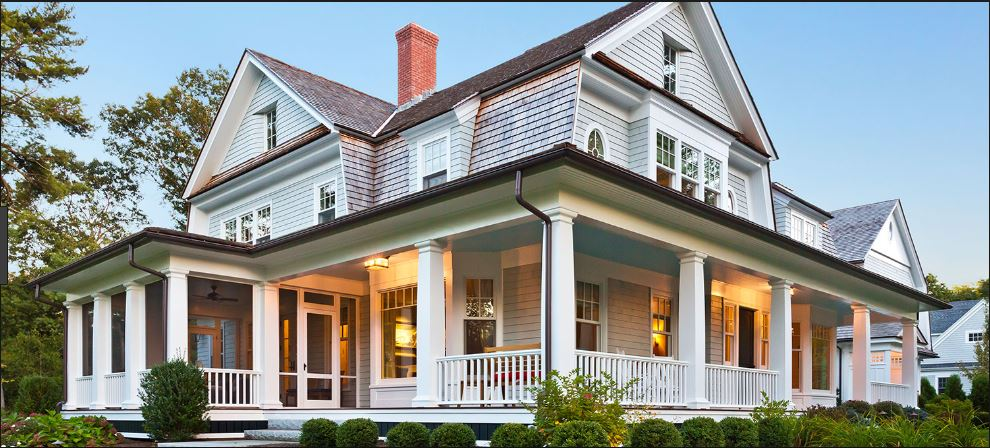
#> input picture OpenCV_Python_Tutorials/04. Image Processing in OpenCV/home.jpg, 990 x 448 px; the run also reads 2 pictures not shown here
$ jupyter execute 10_Histograms_in_OpenCV.ipynb   (shell and % lines are left out)
#> lines starting #> are read from the running program, lines starting #| are printed output that depends on the picture
### OpenCV_Python_Tutorials/04. Image Processing in OpenCV/bonghanUtil.py
import cv2 as cv
import numpy as np

def showImage(image, title = 'result'):
    cv.imshow(title, image)
    cv.waitKey(0)
    cv.destroyAllWindows()
    cv.waitKey(1)

def saveImage(title, image):
    cv.imwrite(title, image)

### OpenCV_Python_Tutorials/04. Image Processing in OpenCV/10_Histograms_in_OpenCV.ipynb
### Histograms in OpenCV
All about histograms in OpenCV

#### Histograms - 1 : Find, Plot, Analyze !!!
Learn the basics of histograms

##### 목표
Learn to

* Find histograms, using both OpenCV and Numpy functions
* Plot histograms, using OpenCV and Matplotlib functions
* You will see these functions : [cv.calcHist()](https://docs.opencv.org/3.4/d6/dc7/group__imgproc__hist.html#ga4b2b5fd75503ff9e6844cc4dcdaed35d), np.histogram() etc.

##### Theory
그래서 히스토그램이란 무엇입니까? 히스토그램을 그래프 또는 플롯으로 생각하면 이미지의 강도 분포에 대한 전반적인 아이디어를 얻을 수 있습니다. 이것은 X 축에서 픽셀 값 (0에서 255까지의 범위, 항상은 아님)과 Y 축의 이미지에서 해당 픽셀 수를 갖는 플롯입니다.

이것은 이미지를 이해하는 또 다른 방법 일뿐입니다. 이미지의 히스토그램을 보면 이미지의 대비, 밝기, 강도 분포 등에 대한 직감을 얻을 수 있습니다. 오늘날 거의 모든 이미지 처리 도구는 히스토그램에 기능을 제공합니다. 아래는 Cambridge in Color 웹 사이트 의 이미지입니다 . 자세한 내용은 해당 사이트를 방문하시기 바랍니다

이미지와 그 히스토그램을 볼 수 있습니다. 이 히스토그램은 컬러 이미지가 아닌 회색 음영 이미지에 사용됩니다. 히스토그램의 왼쪽 영역은 이미지에서 어두운 픽셀의 양을 표시하고 오른쪽 영역은 밝은 픽셀의 양을 보여줍니다. 히스토그램을 보면 어두운 영역이 밝은 영역 이상이고 중간 톤 (중간 범위의 픽셀 값, 약 127 정도)의 양이 매우 적음을 알 수 있습니다.

##### 히스토그램 찾기
이제 우리는 히스토그램이 무엇인지에 대한 아이디어를 얻었습니다.이를 어떻게 찾을 수 있는지 살펴볼 수 있습니다. OpenCV와 Numpy 모두이 기능을 내장하고 있습니다. 이러한 함수를 사용하기 전에 히스토그램과 관련된 용어를 이해해야합니다.

**BINS** : 위의 히스토그램은 모든 픽셀 값의 픽셀 수를 보여줍니다. 즉, 0에서 255까지입니다. 즉 위의 히스토그램을 표시하려면 256 개의 값이 필요합니다. 그러나 모든 픽셀 값의 픽셀 수를 따로 따로 구하지 않고 픽셀 값 간격의 픽셀 수를 찾을 필요가 없다면 어떻게할까요? 예를 들어, 0에서 15, 16에서 31, ..., 240에서 255 사이의 픽셀 수를 찾아야합니다. 히스토그램을 표시하려면 16 개의 값만 필요합니다. 그리고 그것은 히스토그램에 대한 OpenCV 자습서에 제공된 예제에 표시된 것입니다 .

그래서 당신은 단순히 전체 히스토그램을 16 개의 하위 파트로 나누고 각 하위 파트의 값은 모든 하위 픽셀의 합계입니다. 이 각 하위 부분을 "BIN"이라고합니다. 첫 번째 경우 빈의 수는 256 개 (각 픽셀 당 하나) 두 번째 경우는 16 개입니다 . **BINS** 는 OpenCV 문서에서 **histSize** 라는 용어로 표현됩니다 .

**DIMS** : 우리가 데이터를 수집하는 매개 변수의 수입니다. 이 경우, 우리는 단지 하나의 것, 강도 값에 관한 데이터를 수집합니다. 그래서 여기에 1입니다.

범위 : 측정하려는 강도 값의 범위입니다. 일반적으로 그것은 [0,256], 즉 모든 강도 값입니다.

###### 1.OpenCV의 히스토그램 계산
이제 cv.calcHist () 함수를 사용 하여 히스토그램을 찾습니다. 함수와 매개 변수에 익숙해 지자.

> cv.calcHist(images, channels, mask, histSize, ranges[, hist[, accumulate]])

1. images : uint8 또는 float32 유형의 소스 이미지입니다. 대괄호 ( "[img]")로 표시해야합니다.
2. 채널 : 대괄호 안에도 표시됩니다. 히스토그램을 계산하는 채널의 인덱스입니다. 예를 들어 입력이 회색 명암 이미지 인 경우 그 값은 [0]입니다. 컬러 이미지의 경우 [0], [1] 또는 [2]를 전달하여 청색, 녹색 또는 적색 채널의 히스토그램을 각각 계산할 수 있습니다.
3. 마스크 : 마스크 이미지. 전체 이미지의 막대 그래프를 찾으려면 "없음"으로 표시됩니다. 그러나 특정 이미지 영역의 히스토그램을 찾으려면 마스크 이미지를 만들어 마스크로 제공해야합니다. (나중에 예제를 보여줄 것입니다.)
4. histSize : BIN 수를 나타냅니다. 대괄호로 묶여 있어야합니다. 풀 스케일의 경우 [256]을 전달합니다.
5. 범위 : 이것이 우리 범위입니다. 일반적으로 [0,256]입니다.

먼저 샘플 이미지부터 시작해 보겠습니다. 그레이 스케일 모드로 이미지를로드하고 전체 히스토그램을 찾으십시오.

###### 2. Numpy에서의 히스토그램 계산
Numpy는 또한 np.histogram () 함수를 제공합니다 . 따라서 calcHist () 함수 대신 다음 줄을 시도해 볼 수 있습니다

[cell 1]
import cv2 as cv
import numpy as np
from matplotlib import pyplot as plt

img  = cv.imread('home.jpg', 0)
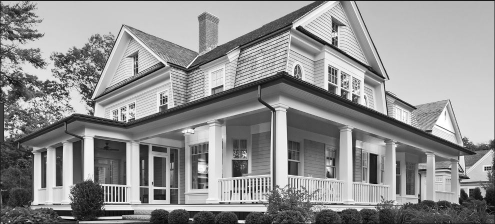
#> img: shape (448, 990) (shown at 1/2 size); min 0, max 255, mean 145.7
hist = cv.calcHist([img], [0], None , [256], [0, 256])
#> hist = 256 values, max 7136 at index 203, min 42 at index 1, mean 1732.5
hist_np, bins = np.histogram(img.ravel(), 256, [0, 256])
#> hist_np has the same summary as hist; bins = 257 values from 0 to 256

hist는 이전에 계산 한 것과 같습니다. 그러나 Numpy가 0-0.99, 1-1.99, 2-2.99 등으로 쓰레기를 계산하기 때문에 쓰레기통에 257 개의 요소가 있습니다. 따라서 최종 범위는 255-255.99가됩니다. 이를 나타 내기 위해 빈 끝에 256을 추가합니다. 하지만 우리는 256을 필요로하지 않습니다. 255까지는 충분합니다.

또한보십시오
Numpy는 또 다른 함수 인 np.bincount () 를 사용합니다 (약 10 배) np.histogram ()보다 훨씬 빠릅니다. 따라서 1 차원 히스토그램의 경우 더 잘 시도 할 수 있습니다. np.bincount에 minlength = 256을 설정하는 것을 잊지 마십시오. 예를 들어, hist = np.bincount (img.ravel (), minlength = 256)
노트
OpenCV 함수는 np.histogram ()보다 (약 40X) 빠릅니다. 그래서 OpenCV 기능을 고수하십시오.
이제 우리는 히스토그램을 계획해야하지만 어떻게해야합니까?

##### 히스토그램 그리기
이 방법에는 두 가지가 있습니다.

짧은 길 : Matplotlib 플로팅 함수 사용
긴 방법 : OpenCV 그리기 기능 사용

###### 1. Matplotlib 사용하기
Matplotlib에는 히스토그램 플롯 기능이 있습니다 : matplotlib.pyplot.hist ()

히스토그램을 직접 찾아서 그려줍니다. 히스토그램을 찾으려면 **calcHist()** 또는 **np.histogram()** 함수를 사용할 필요가 없습니다 . 아래 코드를 참조하십시오.

[cell 2]
plt.hist(img.ravel(),256,[0,256])
plt.show()

또는 matplotlib의 일반 플롯을 사용할 수 있습니다.이 플롯은 BGR 플롯에 유용합니다. 이를 위해서는 히스토그램 데이터를 먼저 찾아야합니다. 아래 코드를 시도하십시오.

[cell 3]
import numpy as np
import cv2 as cv
from matplotlib import pyplot as plt

img = cv.imread('home.jpg')
#> img is the input picture: shape (448, 990, 3); mean B, G, R 144.8, 147.7, 142.1
color = ('b','g','r')

for i,col in enumerate(color):
    histr = cv.calcHist([img], [i], None, [256], [0,256])
    plt.plot(histr,color = col)
    plt.xlim([0, 256])
plt.show()

###### 2. OpenCV 사용하기
여기서 히스토그램의 값을 bin 값과 함께 x, y 좌표와 같이 조정하여 cv.line () 또는 cv.polyline () 함수를 사용하여 위와 동일한 이미지를 생성 할 수 있습니다 . 이것은 OpenCV-Python2 공식 샘플에서 이미 사용 가능합니다. samples / python / hist.py의 코드를 확인하십시오.

#####  마스크 적용
cv.calcHist () 를 사용 하여 전체 이미지의 히스토그램을 찾습니다. 이미지의 일부 영역에 대한 히스토그램을 찾고 싶다면 어떻게해야할까요? 히스토그램을 찾으려는 영역에 흰색으로 마스크 이미지를 만들고 그렇지 않으면 검정색으로 만듭니다. 그런 다음 이것을 마스크로 전달하십시오.

[cell 4]
import cv2 as cv
import numpy as np
from matplotlib import pyplot as plt

img = cv.imread('home.jpg',0)

# create a mask
mask = np.zeros(img.shape[:2], np.uint8)
mask[100:348, 100:890] = 255
masked_img = cv.bitwise_and(img,img,mask = mask)
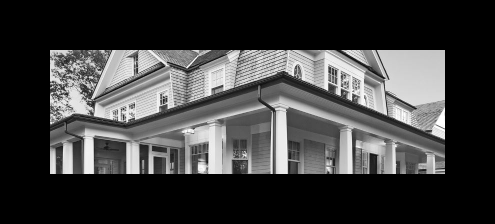
#> masked_img: shape (448, 990) (shown at 1/2 size); min 0, max 255, mean 61.9

# Calculate histogram with mask and without mask
# Check third argument for mask
hist_full = cv.calcHist([img], [0], None, [256], [0,256])
#> hist_full has the same summary as hist
hist_mask = cv.calcHist([img], [0], mask, [256], [0,256])
#> hist_mask = 256 values, max 1736 at index 202, min 17 at index 1, mean 765.3
plt.subplot(221), plt.imshow(img, 'gray')
plt.subplot(222), plt.imshow(mask,'gray')
plt.subplot(223), plt.imshow(masked_img, 'gray')
plt.subplot(224), plt.plot(hist_full), plt.plot(hist_mask)
plt.xlim([0,256])
plt.show()

##### Additional Resources
1. [Cambridge in Color website](http://www.cambridgeincolour.com/tutorials/histograms1.htm)

##### Exercises

#### Histograms - 2: Histogram Equalization
히스토그램을 평준화하여 이미지의 대비를 향상시키는 방법 배우기

##### 목표
In this section,

We will learn the concepts of histogram equalization and use it to improve the contrast of our images.

##### Thory
픽셀 값이 특정 값 범위에만 국한되어있는 이미지를 생각해보십시오. 예를 들어, 밝은 이미지의 경우 모든 픽셀이 높은 값으로 제한됩니다. 그러나 좋은 이미지는 이미지의 모든 영역에서 픽셀을 갖습니다. 따라서이 히스토그램을 어느 한쪽 끝까지 늘려야합니다 (아래 이미지, 위키 피 디아에서 제공됨). 이것이 바로 히스토그램 이퀄라이제이션입니다 (간단한 단어로). 이렇게하면 일반적으로 이미지의 대비가 향상됩니다.

그것에 대한 자세한 내용은 [히스토그램 이퀄라이제이션 (Histogram Equalization)](https://en.wikipedia.org/wiki/Histogram_equalization)에 대한 위키피디아 페이지를 읽어 보길 권합니다 . 그것은 잘 읽은 예제를 가지고 아주 잘 설명되어 있습니다. 그래서 그것을 읽은 후에 거의 모든 것을 이해할 수 있습니다. 대신 여기 Numpy 구현을 볼 것입니다. 그 다음에는 OpenCV 기능이 표시됩니다.

[cell 5]
import numpy as np
import cv2 as cv
from matplotlib import pyplot as plt

img = cv.imread('wiki.jpg', 0)
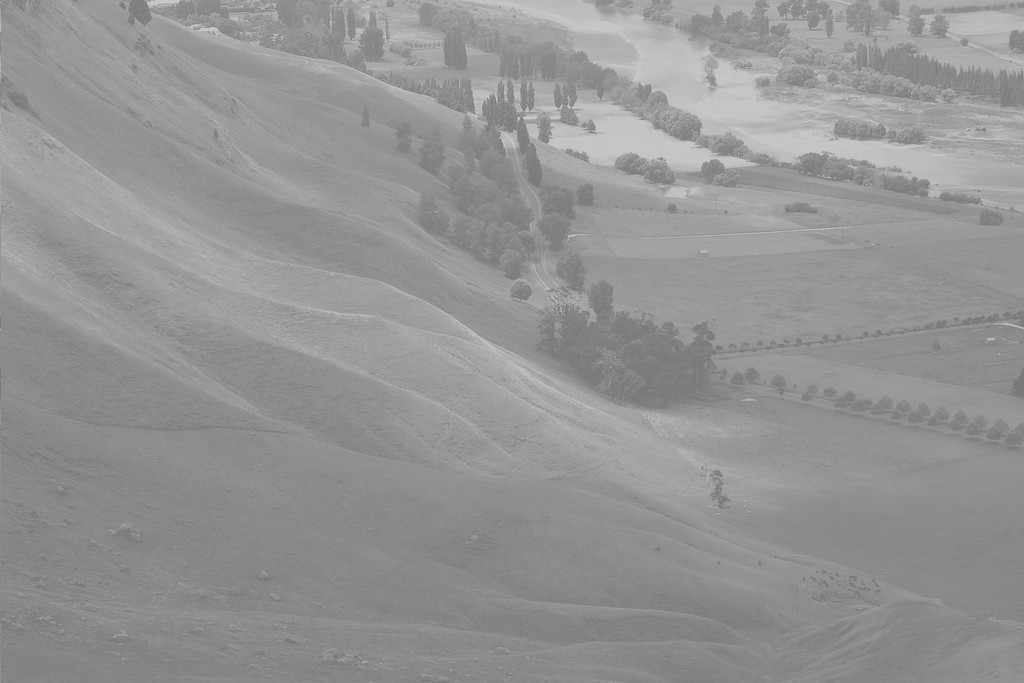
#> input picture OpenCV_Python_Tutorials/04. Image Processing in OpenCV/wiki.jpg, 1024 x 683 px
#> img is the input picture: shape (683, 1024); min 114, max 208, mean 148

hist, bins      = np.histogram(img.flatten(), 256, [0, 256])
#> hist = 256 values, max 28701 at index 137, min 0 at index 0, mean 2732
cdf             = hist.cumsum()
#> cdf = 256 values from 0 to 699392
cdf_normalized  = cdf * float(hist.max()) / cdf.max()
#> cdf_normalized = 256 values from 0 to 28701


plt.plot(cdf_normalized, color = 'b')
plt.hist(img.flatten(), 256, [0, 256], color = 'r')
plt.xlim([0, 256])
plt.legend(('cdf', 'histogram'), loc = 'upper left')
plt.show()
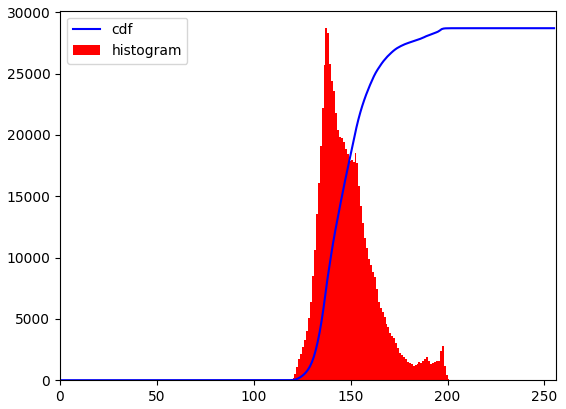
#> figure drawn by matplotlib, 1 panel; tallest bar 28701 high, from x = 137 to 138; curve peaks at x = 208, y = 28701

밝은 영역에서 히스토그램 거짓을 볼 수 있습니다. 우리는 전체 스펙트럼이 필요합니다. 이를 위해 더 밝은 영역의 입력 픽셀을 전체 영역의 출력 픽셀에 매핑하는 변환 함수가 필요합니다. 그것이 히스토그램 평준화가하는 것입니다.

이제 우리는 최소 히스토그램 값 (0 제외)을 찾고 wiki 페이지에 주어진 히스토그램 등화 방정식을 적용합니다. 하지만 여기서 Numpy의 가면을 쓴 배열 개념 배열을 사용했습니다. 마스크 된 배열의 경우 모든 작업은 마스크가 적용되지 않은 요소에 대해 수행됩니다. 마스크 된 배열의 Numpy 문서에서 자세한 내용을 읽을 수 있습니다.

[cell 6]
cdf_m = np.ma.masked_equal(cdf, 0)
cdf_m = (cdf_m - cdf_m.min()) * 255 / (cdf_m.max() - cdf_m.min())
cdf = np.ma.filled(cdf_m, 0).astype('uint8')
#> cdf = 256 values from 0 to 255

plt.subplot(1,2,1), plt.imshow(cdf[img], cmap = 'gray')

hist,bins = np.histogram(cdf[img].flatten(), 256, [0, 256])
#> hist = 256 values, max 28701 at index 62, min 0 at index 6, mean 2732

cdf_2 = hist.cumsum()
#> cdf_2 = 256 values from 1944 to 699392
cdf_normalized = cdf_2 * float(hist.max()) / cdf_2.max()
#> cdf_normalized = 256 values from 79.78 to 28701

plt.subplot(1,2,2)
plt.plot(cdf_normalized, color = 'b')
plt.hist(cdf[img].flatten(),256,[0,256], color = 'r')
plt.xlim([0,256])
plt.legend(('cdf','histogram', img), loc = 'upper left')

plt.show()

또 다른 중요한 특징은 이미지가 어두운 이미지 (더 밝아진 이미지 대신에 사용 된 이미지) 인 경우에도 평준화 후에 거의 동일한 이미지를 얻을 수 있다는 것입니다. 따라서 동일한 조명 조건의 모든 이미지를 만들기위한 "참조 도구"로 사용됩니다. 이것은 많은 경우에 유용합니다. 예를 들어, 얼굴 인식에서 얼굴 데이터를 학습하기 전에 얼굴의 이미지를 히스토그램 평준화하여 모두 동일한 조명 조건으로 만듭니다.

##### OpenCV의 히스토그램 이퀄라이저
OpenCV에는이를 수행하는 함수 cv.equalizeHist ()가 있습니다. 그 입력은 그레이 스케일 이미지이고 출력은 히스토그램 평등화 된 이미지입니다.

다음은 사용 된 동일한 이미지에 대한 사용법을 보여주는 간단한 코드 조각입니다.

[cell 7]
import cv2 as cv
import numpy as np

img = cv.imread('wiki.jpg',0)
equ = cv.equalizeHist(img)
res = np.hstack((img, equ)) #stacking images side-by-side
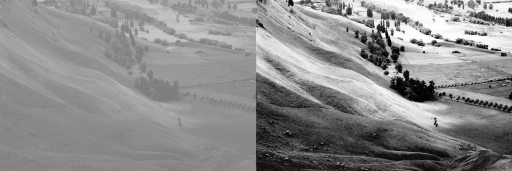
#> res: shape (683, 2048) (shown at 1/4 size); min 0, max 255, mean 139.3
cv.imwrite('ress.png',res)
#> Out = True

이제 조명 조건이 다른 여러 이미지를 가져 와서 균등하게하고 결과를 확인할 수 있습니다.

히스토그램 등화는 이미지의 히스토그램이 특정 영역에 국한되어있을 때 유용합니다. 히스토그램이 넓은 영역을 포함하는 경우 (즉 밝은 픽셀과 어두운 픽셀이 모두있는 경우) 강도가 큰 곳에서는 잘 작동하지 않습니다. 추가 자료에서 SOF 링크를 확인하십시오.

##### CLAHE (콘트라스트 제한 적응 히스토그램 이퀄라이제이션)r
우리가 방금 본 첫 번째 히스토그램 평준화는 이미지의 전체 대비를 고려합니다. 많은 경우에, 그것은 좋은 생각이 아닙니다. 예를 들어 아래 이미지는 글로벌 히스토그램 균등화 후의 입력 이미지와 결과를 보여줍니다.

[cell 8]
import cv2 as cv
import numpy as np
import bonghanUtil as util
from matplotlib import pyplot as plt

img = cv.imread('clahe.png', 0)
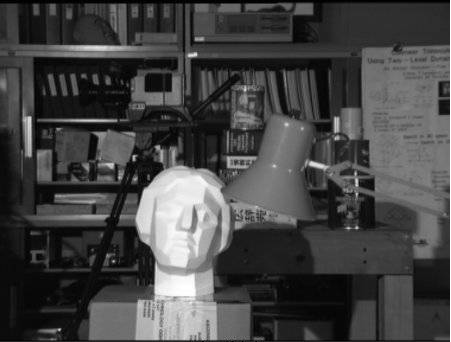
#> input picture OpenCV_Python_Tutorials/04. Image Processing in OpenCV/clahe.png, 451 x 342 px
#> img is the input picture: shape (342, 451); min 0, max 255, mean 68.3
equ = cv.equalizeHist(img)
#> equ: shape (342, 451)
res = np.hstack((img, equ)) #stacking images side-by-side
#> res: shape (342, 902)

plt.imshow(res, cmap = 'gray')
plt.show()

히스토그램 평준화 후에 배경 대비가 향상되었습니다. 그러나 두 이미지에서 동상의 얼굴을 비교하십시오. 우리는 과도한 밝기로 인해 대부분의 정보를 잃어 버렸습니다. 이전의 경우에서 보았 듯이 히스토그램이 특정 영역에만 국한되어 있지 않기 때문입니다 (입력 이미지의 히스토그램을 그리면 더 직관적으로됩니다).

따라서이 문제를 해결하기 위해 **적응형 히스토그램 등화** 가 사용됩니다. 이 이미지는 **"타일"이라고 불리는 작은 블록으로 나뉩니다 (tileCount는 OpenCV에서 기본적으로 8x8입니다)**. 그런 다음 각 **블록은 평소처럼 히스토그램 평준화**됩니다. 따라서 작은 영역에서는 히스토그램이 작은 영역으로 한정됩니다 (노이즈가있는 경우 제외). 소음이 있으면 증폭 될 것입니다. 이를 방지하기 위해 **대비 제한 이 적용**됩니다. 히스토그램 빈이 지정된 명암 대비 한도 (기본적으로 OpenCV에서 40)보다 높으면 **히스토그램 평준화를 적용하기 전에 해당 픽셀을 다른 빈으로 균등하게 분배**합니다. 균등화 후, 타일 경계에서 **아티팩트를 제거하기 위해 쌍 선형 보간이 적용**됩니다.

Below code snippet shows how to apply CLAHE in OpenCV:

[cell 9]
import numpy as np
import cv2 as cv
from matplotlib import pyplot as plt

img = cv.imread('clahe.png', 0)

# create a CLAHE object (Arguments are optional).
clahe = cv.createCLAHE(clipLimit = 2.0, tileGridSize = (8,8))
cl1   = clahe.apply(img)
cv.imwrite('clahe_2.jpg', cl1)

res = np.hstack((img, cl1))
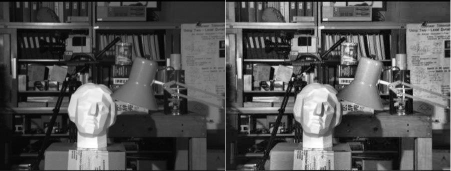
#> res: shape (342, 902) (shown at 1/2 size); min 0, max 255, mean 83.4

plt.imshow(res, cmap = 'gray')
plt.show()

###### Additional Resources
1. Wikipedia page on [Histogram Equalization](https://en.wikipedia.org/wiki/Histogram_equalization)
2. [Masked Arrays in Numpy](https://docs.scipy.org/doc/numpy/reference/maskedarray.html)

Also check these SOF questions regarding contrast adjustment:

3. [How can I adjust contrast in OpenCV in C?](https://stackoverflow.com/questions/10549245/how-can-i-adjust-contrast-in-opencv-in-c)
4. [How do I equalize contrast & brightness of images using opencv?](https://stackoverflow.com/questions/10561222/how-do-i-equalize-contrast-brightness-of-images-using-opencv)

#### Histograms - 3 : 2D Histograms
Learn to find and plot 2D Histograms

##### 목표
In this chapter, we will learn to find and plot 2D histograms. It will be helpful in coming chapters.

##### Introduction
첫 번째 기사에서는 1 차원 히스토그램을 계산하고 플롯했습니다. 우리는 한 가지 특징, 즉 픽셀의 그레이 스케일 강도 값을 고려하기 때문에 1 차원이라고합니다. 그러나 2 차원 히스토그램에서 두 가지 기능을 고려해야합니다. 일반적으로 두 개의 피쳐가 모든 픽셀의 색조 및 채도 값인 색상 히스토그램을 찾는 데 사용됩니다.

색상 히스토그램을 찾기위한 python 샘플 (samples / python / color_histogram.py)이 이미 있습니다. 우리는 그러한 색상 히스토그램을 만드는 방법을 이해하려고 노력할 것이며 히스토그램 백 프로젝션과 같은 추가 주제를 이해하는 데 유용 할 것입니다.

##### 2D Histogram in OpenCV
이것은 매우 단순하며 동일한 함수 cv.calcHist ()를 사용하여 계산됩니다 . 색상 히스토그램의 경우 이미지를 BGR에서 HSV로 변환해야합니다. (1D 히스토그램의 경우 BGR에서 Grayscale로 변환됨을 기억하십시오.) 2D 히스토그램의 경우 매개 변수가 다음과 같이 수정됩니다.

* channels = [0,1] 왜냐하면 우리는 H와 S 평면을 모두 처리해야하기 때문입니다.
* bins = [180,256] H 평면의 경우 180, S 평면의 경우 256.
* 범위 = [0,180,0,256] 색조 값은 0과 180 사이에 있고 채도는 0과 256 사이에 있습니다.

Now check the code below:

[cell 10]
import numpy as np
import cv2 as cv
from matplotlib import pyplot as plt

img = cv.imread('home4.jpg')
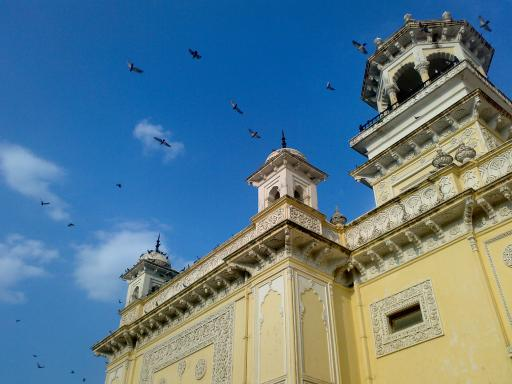
#> input picture OpenCV_Python_Tutorials/04. Image Processing in OpenCV/home4.jpg, 512 x 384 px
#> img is the input picture: shape (384, 512, 3); mean B, G, R 141.2, 123.9, 91.6

hsv = cv.cvtColor(img,cv.COLOR_BGR2HSV)
#> hsv: shape (384, 512, 3); mean H, S, V 68.6, 145.7, 162.9
hist = cv.calcHist([hsv], [0, 1], None, [180, 256], [0, 180, 0, 256])
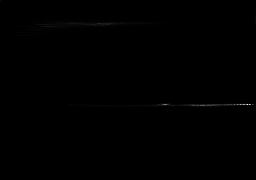
#> hist: shape (180, 256) float32; min 0, max 2776, mean 4.3; drawn with min black and max white

plt.imshow(hist, interpolation = 'nearest' )
plt.show()

#### 2D Histogram in Numpy
Numpy also provides a specific function for this : np.histogram2d(). (Remember, for 1D histogram we used np.histogram() ).

[cell 11]
import numpy as np
import cv2 as cv
from matplotlib import pyplot as plt

img = cv.imread('home4.jpg')

hsv_map = np.zeros((180, 256, 3), np.uint8)
h, s = np.indices(hsv_map.shape[:2])
hsv_map[:,:,0] = h
hsv_map[:,:,1] = s
hsv_map[:,:,2] = 255
hsv_map = cv.cvtColor(hsv_map, cv.COLOR_HSV2BGR)
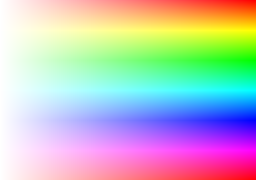
#> hsv_map: shape (180, 256, 3); mean B, G, R 190.8, 190.8, 190.9

hsv = cv.cvtColor(img, cv.COLOR_BGR2HSV)
h, s, _ = cv.split(hsv)
#> (the rest of the program and of its run is left out)
